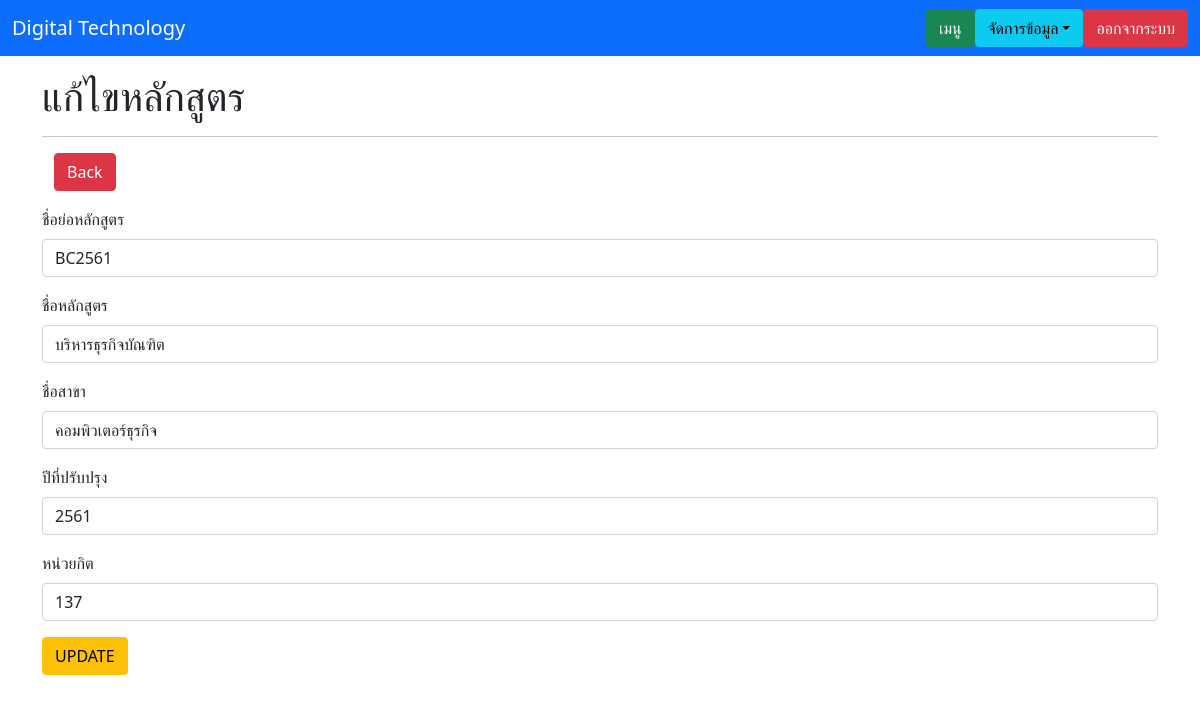
Page /course_b_update.php?courseB_ID=1 on the committed database.
### tables this page shows
CREATE TABLE `tbl_bcl` (
  `courseB_ID` int(2) NOT NULL,
  `courseB_CodeName` varchar(10) NOT NULL,
  `courseB_Name` varchar(255) NOT NULL,
  `branchB_Name` varchar(255) NOT NULL,
  `courseB_Improve` varchar(4) NOT NULL,
  `courseB_Credit` int(3) NOT NULL
);

### functions.php (called while the page is built, shortened)
<?php
    class DB_con{
        function __construct() {
            $conn = mysqli_connect(DB_SERVER,DB_USER,DB_PASS,DB_NAME);
            $this->dbcon = $conn;
        }
        public function fetchonerecord_b($cbID){
            $result = mysqli_query($this->dbcon, "SELECT * FROM tbl_bcl WHERE courseB_ID = '$cbID'");
            return $result;
        }
    }
?>

### course_b_update.php (the view, shortened to what this page needs)
<?php
    include_once('functions.php');
?>
<!DOCTYPE html>
<html lang="en">
<head>
    <link rel="stylesheet" href="https://stackpath.bootstrapcdn.com/bootstrap/5.0.0-alpha2/css/bootstrap.min.css">
</head>
<body>
<nav class="navbar navbar-expand-lg navbar-dark bg-primary">
        <div class="container-fluid">
            <a class="navbar-brand" href="index.php">Digital Technology</a>
                <ul class="nav justify-content-end">
                    <li class="nav-item">
                        <a class="btn btn-success" aria-current="page" href="teacher_menu.php">เมนู</a>
                    </li>
                    <li>
                        <div class="dropdown ml-2">
                            <button class="btn btn-info dropdown-toggle" type="button" id="dropdown-menu" data-toggle="dropdown" aria-expanded="false">จัดการข้อมูล</button>
                        </div>
                    </li>
                    <li>
                        <a class="btn btn-danger ml-2" aria-current="page" href="logout.php">ออกจากระบบ</a>
                    </li>
                </ul>
        </div >
    </nav>
    <div class="container">
        <h1 class="mt-3">แก้ไขหลักสูตร</h1>
        <hr>
        <div class="container">
            <div class="row justify-content-between">
                <div class="col-4">
                    <a href="course_b.php" class="btn btn-danger mb-3">Back</a>
                </div>
            </div>
        </div>
        <?php
            $cbID = $_GET['courseB_ID'];
            $update_bcl = new DB_con();
            $sql = $update_bcl->fetchonerecord_b($cbID);
            while($row = mysqli_fetch_array($sql)) {
        ?>
        <form action="" method="post">
            <div class="mb-3">
                <label for="courseB_CodeName" class="form-label">ชื่อย่อหลักสูตร</label>
                <input type="text" name="courseB_CodeName" class="form-control"
                value="<?php echo $row['courseB_CodeName']; ?>" required>
            </div>
            <div class="mb-3">
                <label for="courseB_Name" class="form-label">ชื่อหลักสูตร</label>
                <input type="text" name="courseB_Name" class="form-control"
                value="<?php echo $row['courseB_Name']; ?>" required>
            </div>
            <div class="mb-3">
                <label for="branchB_Name" class="form-label">ชื่อสาขา</label>
                <input type="text" name="branchB_Name" class="form-control"
                value="<?php echo $row['branchB_Name']; ?>" required>
            </div>
            <div class="mb-3">
                <label for="courseB_Improve" class="form-label">ปีที่ปรับปรุง</label>
                <input type="text" name="courseB_Improve" class="form-control"
                value="<?php echo $row['courseB_Improve']; ?>" required>
            </div>
            <div class="mb-3">
                <label for="courseB_Credit" class="form-label">หน่วยกิต</label>
                <input type="text" name="courseB_Credit" class="form-control"
                value="<?php echo $row['courseB_Credit']; ?>" required>
            </div>
            <?php } ?>
            <button type="submit" name="update" class="btn btn-warning">UPDATE</button>
        </form>
    </div>
</body>
</html>

### rows in the picture
tbl_bcl: courseB_CodeName "BC2561", courseB_Name "บริหารธุรกิจบัณฑิต", branchB_Name "คอมพิวเตอร์ธุรกิจ", courseB_Improve "2561", courseB_Credit "137"
